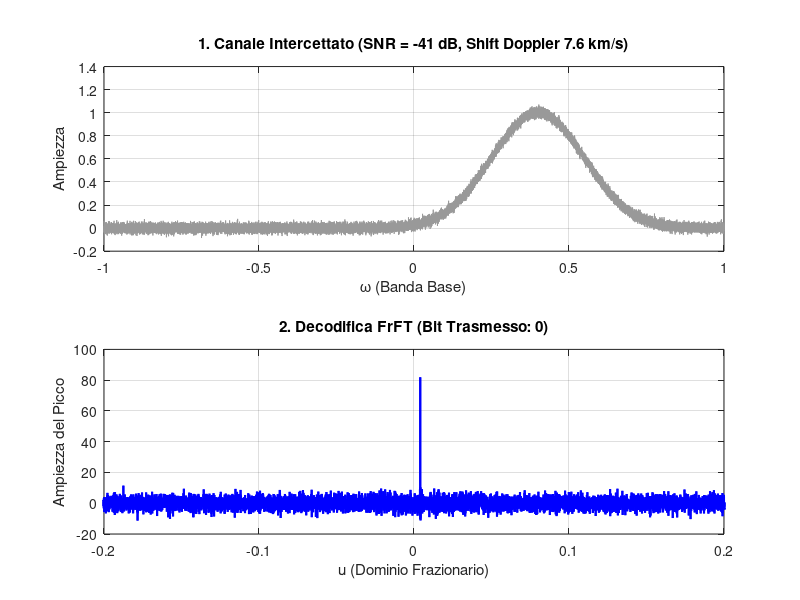

The MATLAB script that drew this image:
% =========================================================================
% SIMULAZIONE SATELLITARE QUANTUM COVERT (Micius-like)
% =========================================================================

clc; clear; close all;

% =========================================================================
% CINEMATICA ORBITALE E LINK BUDGET OTTICO
% =========================================================================
disp('--- FASE 1: Calcolo Link Budget Ottico ---');

% Costanti Fisiche
c = 3e8;                    % Velocità della luce (m/s)
lambda_0 = 267e-9;          % Lunghezza d'onda transizione Al+ (267 nm)
h_planck = 6.626e-34;       % Costante di Planck (J*s)
E_fotone = h_planck * (c / lambda_0); % Energia di un singolo fotone (J)

% Parametri Satellitari 
Altitudine = 800e3;         % Distanza di collegamento (800 km)
v_orbita = 7.6e3;           % Velocità orbitale (7.6 km/s)
D_tx = 0.20;                % Diametro telescopio Alice (200 mm)
D_rx = 0.30;                % Diametro telescopio Bob (300 mm)
P_tx_laser = 100e-3;        % Potenza laser di trasmissione (Ipotetica: 100 mW)

% Equazione di Friis (Link Budget)
% Guadagni delle Antenne Ottiche (Telescopi)
G_tx = (pi * D_tx / lambda_0)^2;
G_rx = (pi * D_rx / lambda_0)^2;

% Free Space Path Loss
FSPL = (4 * pi * Altitudine / lambda_0)^2;

% Potenza Ricevuta (senza contare l'atmosfera per semplicità)
P_rx = P_tx_laser * (G_tx * G_rx) / FSPL;

% Stampiamo i risultati in console
disp(['Distanza di link: ', num2str(Altitudine/1000), ' km']);
disp(['Potenza Laser in trasmissione: ', num2str(P_tx_laser*1000), ' mW']);
disp(['Potenza Ricevuta Teorica: ', num2str(P_rx), ' Watt']);

% =========================================================================
% FASE 2: GENERAZIONE DEL SEGNALE QUANTISTICO (ALICE)
% =========================================================================
disp('--- FASE 2: Generazione Segnale (Alluminio-27) ---');

% Vettori di Simulazione
Fs = 50e6;                  % Campionamento 50 MHz
T_coh = 1e-3;               % Tempo di coerenza 1 ms
N_campioni = Fs * T_coh;    % 50.000 campioni
omega = linspace(-1, 1, N_campioni); % Asse frequenze in banda base normalizzata

% Parametri Atomici
amu = 1.6605e-27;           % Unità di massa atomica (kg)
m_Al = 26.98 * amu;         % Massa Ione Alluminio

% Differenza di momento (delta p)
delta_v = 1;                % m/s
delta_p = m_Al * delta_v;   % Differenza di momento lineare

% 3. Il Messaggio Segreto e la Fisica
bit_tx = 0;                 % Il bit che Alice vuole inviare
if bit_tx == 0
    phi = 0;
else
    phi = pi;
end

% Chirp e l'Offset
c_chirp = 300 * pi;         % Tasso di dispersione (Chirp rate)
offset_quantistico = 100 * pi; % Spostamento dovuto alla differenza p2 - p1

% Fase totale del segnale quantistico
Phi_totale = c_chirp * (omega.^2) + offset_quantistico * omega;

% Creiamo l'interferenza con un inviluppo debolissimo (ordine v/c)
I_quant = 1e-5;             % Intensità bassissima
Interferenza_Alice = I_quant * cos(Phi_totale + phi);

disp('Generazione completata. Alice ha preparato il fotone covert.');

% =========================================================================
% FASE 3: IL CANALE COVERT E L'EFFETTO MACRO-DOPPLER (Eve)
% =========================================================================
disp('--- FASE 3: Simulazione Canale Spaziale (-41 dB) ---');

% Il Macro-Doppler Orbitale (7.6 km/s del satellite)
Shift_Orbitale = 0.4; % Il segnale arriva shiftato del 40% dal centro

% Generazione del Profilo Classico (Effetto Doppler termico)
sigma_doppler = 0.15; 
S_classico = exp(-((omega - Shift_Orbitale).^2) / (2 * sigma_doppler^2));
 
%L'atomo è sul satellite, il segnale quantistico deve subire lo stesso
% spostamento Doppler spaziale del rumore classico prima di viaggiare.
Phi_totale_shiftata = c_chirp * ((omega - Shift_Orbitale).^2) + offset_quantistico * (omega - Shift_Orbitale);
Interferenza_Alice_Shiftata = I_quant * cos(Phi_totale_shiftata + phi);
Potenza_Classica = mean(S_classico.^2);
Potenza_Target = Potenza_Classica * (10^(-41/10)); % SNR a -41 dB
Potenza_Attuale = mean(Interferenza_Alice_Shiftata.^2);
Fattore_di_Scala = sqrt(Potenza_Target / Potenza_Attuale);

% Il segnale quantistico viaggia insieme alla montagna termica spostata
Interferenza_Spaziale = Interferenza_Alice_Shiftata * Fattore_di_Scala;

% Aggiungiamo il Rumore di Fondo (Luce solare, AWGN)
Rumore_Spaziale = 0.02 * randn(1, N_campioni);

% IL SEGNALE RICEVUTO DA EVE E BOB
S_ricevuto = S_classico + Interferenza_Spaziale + Rumore_Spaziale;

% =========================================================================
% FASE 4: IL RICEVITORE DI BOB (Tracking, Clutter Rejection, FrFT)
% =========================================================================
disp('--- FASE 4: Decodifica Ricevitore di Bob ---');

% TRACKING SATELLITARE (Compensazione Macro-Doppler)
% Bob sa che il satellite viaggia a 7.6 km/s. Riporta il segnale al centro.
S_centrato = interp1(omega, S_ricevuto, omega + Shift_Orbitale, 'linear', 0);

% CLUTTER REJECTION (Rimozione del Bias Termico)
% Bob applica il filtro passa-alto per salvare la Gamma Dinamica (Baseline Subtraction)
S_filtrato = S_centrato - movmean(S_centrato, 500);

% De-Chirping: Bob compensa solo la curvatura spaziale (c_chirp) dell'Alluminio
Chiave_FrFT = exp(-1i * (c_chirp * (omega.^2)));

% 4. ESTRAZIONE DEL PICCO (FFT)
Segnale_Ruotato = S_filtrato .* Chiave_FrFT;
Y_Bob = fftshift(fft(Segnale_Ruotato));
Picco_Bob = real(Y_Bob);


% =========================================================================
% FASE 5: VISUALIZZAZIONE DEL REPORT E GRAFICI
% =========================================================================
disp('--- FASE 5: Generazione Grafici ---');

figure('Name', 'Link Satellitare Quantum Covert', 'Color', 'w', 'Position', [100, 100, 900, 600]);

% Grafico 1: Quello che si vede nel canale spaziale (Eve)
subplot(2, 1, 1);
plot(omega, S_ricevuto, 'Color', [0.6 0.6 0.6]);
title('1. Canale Intercettato (SNR = -41 dB, Shift Doppler 7.6 km/s)');
xlabel('\omega (Banda Base)'); ylabel('Ampiezza'); grid on;

% Grafico 2: Quello che estrae il telescopio di Bob
u = linspace(-1, 1, N_campioni);
subplot(2, 1, 2);
plot(u, Picco_Bob, 'b', 'LineWidth', 1.5);
title(['2. Decodifica FrFT (Bit Trasmesso: ', num2str(bit_tx), ')']);
xlabel('u (Dominio Frazionario)'); ylabel('Ampiezza del Picco'); grid on;
xlim([-0.2 0.2]); % Zoom per apprezzare la pulizia del picco

disp('SIMULAZIONE COMPLETATA CON SUCCESSO!');
